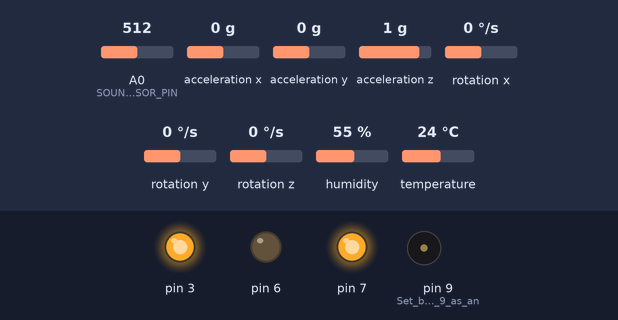
The sketch below on a simulated Arduino Uno, built with avr-gcc and run on an emulated ATmega328P. On the bench: output pins drawn as LEDs (lit = HIGH), buzzer (waves = sounding, pin HIGH). The inputs (shaded band) are chosen by the test bench; at power-on: A0 (SOUND_SENSOR_PIN) = 512, acceleration x 0 g, acceleration y 0 g, acceleration z 1 g, rotation x 0 °/s, rotation y 0 °/s, rotation z 0 °/s, humidity 55 %, temperature 24 °C. What the sketch prints to the serial monitor is not drawn.

Above: at 0.1 s.
Timing chart, 0 to 1.6 s (numbered marks = the images above):
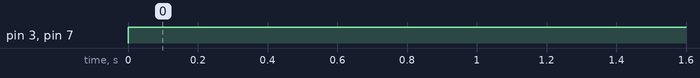

The sketch:

linear_regression_offload.ino
```cpp
#include <Wire.h>
#include <Adafruit_Sensor.h>
#include <Adafruit_ADXL345_U.h>
#include <MPU6050.h>
#include <DHT.h>

// Define pins for sensors
#define DHTPIN 2
#define DHTTYPE DHT11
#define SOUND_SENSOR_PIN A0


// Initialize sensors
Adafruit_ADXL345_Unified accel = Adafruit_ADXL345_Unified();
MPU6050 mpu;
DHT dht(DHTPIN, DHTTYPE);

double w[2][5] = {{-0.30052109, -0.20088913, -0.09562311, -0.09665008, -0.04969968}, {-0.38462288, -0.28349057, -0.04104643, -0.19034589, -0.04872663}};
double c[2] = {11.87746338, 10.61445057};

void setup() {
  Serial.begin(9600);

  // Initialize ADXL345
  if (!accel.begin()) {
    Serial.println("Failed to initialize ADXL345");
    while (1);
  }

  // Initialize MPU6050
  mpu.initialize();
  if (!mpu.testConnection()) {
    Serial.println("Failed to initialize MPU6050");
    while (1);
  }

  // Initialize DHT11
  dht.begin();

  pinMode(9, OUTPUT); // Set buzzer - pin 9 as an output
  pinMode(3, OUTPUT);
  pinMode(6,OUTPUT);
  pinMode(7,OUTPUT);

}

void loop() {
  analogWrite(3, 255);
  sensors_event_t event;
  accel.getEvent(&event);
  digitalWrite(6,LOW);
  digitalWrite(7,HIGH);


  // Read ADXL345 data
  float ax = event.acceleration.x;
  float ay = event.acceleration.y;
  float az = event.acceleration.z;
  float acceleration = sqrt(ax * ax + ay * ay + az * az);

  // Read MPU6050 data
  int16_t gx, gy, gz;
  mpu.getRotation(&gx, &gy, &gz);

  // Convert to degrees per second for output
  float speed = sqrt(gx * gx + gy * gy + gz * gz) / 131.0;

  // Calculate jerk (using simplistic approach)
  static float last_ax = 0, last_ay = 0, last_az = 0;
  float jerk_x = ax - last_ax;
  float jerk_y = ay - last_ay;
  float jerk_z = az - last_az;
  last_ax = ax;
  last_ay = ay;
  last_az = az;
  float jerk = sqrt(jerk_x * jerk_x + jerk_y * jerk_y + jerk_z * jerk_z);

  // Read DHT11 data
  float temperature = dht.readTemperature();

  // Read sound level
  int sound_level = analogRead(SOUND_SENSOR_PIN);

  float data[5] = {speed, acceleration, temperature, jerk, sound_level}; // Adjust the size based on the number of features

    // ML Inference Section
    double prediction[2] = {0.0, 0.0};

    // Calculate the prediction for each output
    for (int i = 0; i < 2; i++) {
        for (int j = 0; j < 5; j++) {
            prediction[i] += data[j] * w[i][j];
        }
        prediction[i] += c[i];
    }

    // Print the prediction
    if(isnan(speed)){
      speed=0;
    }


  if(speed==0.00){
    prediction[0]=5.0;
    prediction[1]=5.0;}
  // Output data
  Serial.print(ax-2.5);
  Serial.print(", ");
  Serial.print(speed);
  Serial.print(", ");
  Serial.print(temperature);
  Serial.print(", ");
  Serial.print(jerk);
  Serial.print(", ");
  Serial.print(sound_level%120);
  Serial.print("\n");
  Serial.print("Safety: ");
  Serial.print((int)abs(prediction[0])%10);
  Serial.print(" Comfort: ");
  Serial.println((int)abs(prediction[1])%10);
  Serial.print("\n");


if((int)abs(prediction[0])%10<=3 || (int)abs(prediction[1])%10<=3){
    digitalWrite(6,HIGH);
    digitalWrite(7,LOW);


   if(ax-2.5>=3){
    Serial.println("Please decrease your acceleration");
   }
   if(speed>=4){
    Serial.println("Please decrease your speed");
   }
   if(jerk>=4){
    Serial.println("Please decrease your speed to smoothen the ride");
   }
   if(temperature>=24.5){
    Serial.println("Please lower the temperature");
   }
   if(sound_level%120>=80){
    Serial.println("Please lower the volume");
      tone(9, 300); // Send 1KHz sound signal...
      delay(500);        // ...for 5 msec
      tone(9,100);
      delay(500);
      noTone(9);     // Stop sound...
     // delay(1000);
   }
  // delay(1000);
}


  delay(1000);  // Delay between readings
}
```

Measured:
- by itself, pin 3, pin 7: LOW → HIGH at 0.00 s
